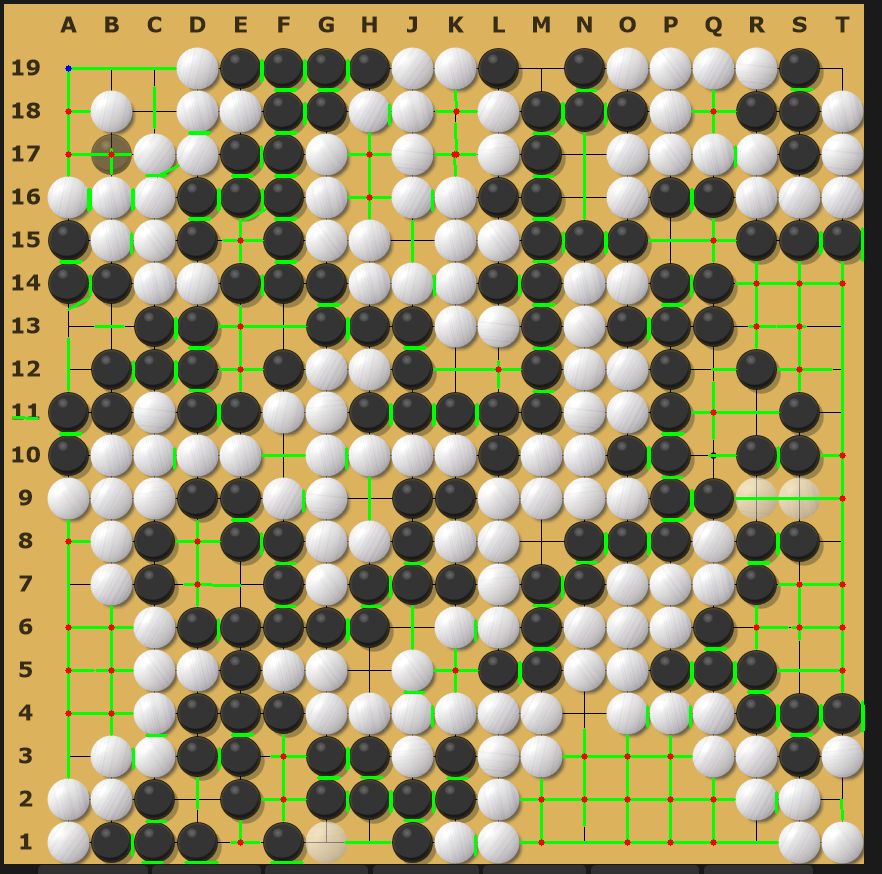
#> input picture intersections_master.png, 882 x 874 px
$ python img_functions_analog.py ../intersections_master.png
#> lines starting #> are read from the running program, lines starting #| are printed output that depends on the picture; after the words box and inside, x2 and y2 are one past the last pixel; in counts of white or black regions, pixels touching at a corner belong together
import cv2
import numpy as np

## first commented area is old approach, new one begins below
##these functions will help me generalize the algo.
#
## I need a procedure for what to do when I can't detect edges or find a rectangle
##    I think first I'll try more blur, but then I'll probably default to what I'm doing now -- hope it's a screenshot
#
#def four_point_transform(image, pts):
#    # Obtain a consistent order of the points and unpack them
#    rect = order_points(pts)
#    (tl, tr, br, bl) = rect
#
#    # Compute the width and height of the new image
#    widthA = np.sqrt(((br[0] - bl[0]) ** 2) + ((br[1] - bl[1]) ** 2))
#    widthB = np.sqrt(((tr[0] - tl[0]) ** 2) + ((tr[1] - tl[1]) ** 2))
#    maxWidth = max(int(widthA), int(widthB))
#
#    heightA = np.sqrt(((tr[0] - br[0]) ** 2) + ((tr[1] - br[1]) ** 2))
#    heightB = np.sqrt(((tl[0] - bl[0]) ** 2) + ((tl[1] - bl[1]) ** 2))
#    maxHeight = max(int(heightA), int(heightB))
#
#    # Set the destination points for the perspective transform
#    dst = np.array([
#        [0, 0],
#        [maxWidth - 1, 0],
#        [maxWidth - 1, maxHeight - 1],
#        [0, maxHeight - 1]], dtype="float32")
#
#    # Compute the perspective transform matrix and apply it
#    M = cv2.getPerspectiveTransform(rect, dst)
#    warped = cv2.warpPerspective(image, M, (maxWidth, maxHeight))
#
#    return warped
#
#def order_points(pts):
#    # Initialize a list of coordinates that will be ordered
#    rect = np.zeros((4, 2), dtype="float32")
#
#    # The top-left point will have the smallest sum,
#    # the bottom-right will have the largest sum
#    s = pts.sum(axis=1)
#    rect[0] = pts[np.argmin(s)]
#    rect[2] = pts[np.argmax(s)]
#
#    # The top-right point will have the smallest difference,
#    # the bottom-left will have the largest difference
#    diff = np.diff(pts, axis=1)
#    rect[1] = pts[np.argmin(diff)]
#    rect[3] = pts[np.argmax(diff)]
#
#    return rect
#
#def detect_board_edges(image):
#    # Convert to grayscale
#    gray = cv2.cvtColor(image, cv2.COLOR_BGR2GRAY)
#
#    # Apply GaussianBlur to reduce noise and improve edge detection
#    blurred = cv2.GaussianBlur(gray, (5, 5), 0)
#
#    # Use Canny edge detector
#    edged = cv2.Canny(blurred, 50, 150)
#
#    # Find contours
#    contours, _ = cv2.findContours(edged.copy(), cv2.RETR_EXTERNAL, cv2.CHAIN_APPROX_SIMPLE)
#
#    # Assume the largest contour is the board
#    if len(contours) == 0:
#        return None
#
#    largest_contour = max(contours, key=cv2.contourArea)
#
#    # Approximate the contour to a polygon
#    peri = cv2.arcLength(largest_contour, True)
#    approx = cv2.approxPolyDP(largest_contour, 0.02 * peri, True)
#
#    # If the polygon has 4 vertices, we have found the board
#    if len(approx) == 4:
#        return approx.reshape((4, 2))
#
#    return None
#
##if __name__=='__main__':
##    import sys
##    import os
##    # Example usage:
##    image = cv2.imread(sys.argv[1])
##    board_edges = detect_board_edges(image)
##
##    if board_edges is not None:
##        warped = four_point_transform(image, board_edges)
##        cv2.imshow("Warped", warped)
##        cv2.waitKey(0)
##        cv2.destroyAllWindows()
##    else:
##        print("Board edges not detected")


## begin claude response which is clearly wrong at certain points

import cv2
import numpy as np
import math

#class GoBoardDetector:
#    def __init__(self, debug=False):
#        self.debug = debug

def preprocess_image( image):
    """
        Preprocess the input image for board detection
        Args:
            image (np.ndarray): Input image
        Returns:
            np.ndarray: Preprocessed grayscale image
        """
    # Convert to grayscale
    gray = cv2.cvtColor(image, cv2.COLOR_BGR2GRAY)

    # Apply adaptive thresholding to handle different lighting conditions
    thresh = cv2.adaptiveThreshold(
            gray, 255,
            cv2.ADAPTIVE_THRESH_GAUSSIAN_C,
            cv2.THRESH_BINARY_INV,
            81,8
        )

    return thresh

def find_board_contours( preprocessed_image):
    """
        Find potential board contours
        Args:
            preprocessed_image (np.ndarray): Preprocessed image
        Returns:
            list: Sorted contours by area
        """
    # Find contours
    contours, _ = cv2.findContours(
            preprocessed_image,
            cv2.RETR_EXTERNAL,
            cv2.CHAIN_APPROX_SIMPLE
        )

    # Sort contours by area, largest first
    sorted_contours = sorted(contours, key=cv2.contourArea, reverse=True)

    # Filter for quadrilateral shapes
    board_candidates = []
    for contour in sorted_contours:
            perimeter = cv2.arcLength(contour, True)
            approx = cv2.approxPolyDP(contour, 0.02 * perimeter, True)

            # Look for quadrilateral with 4 points
            if len(approx) == 4:
                board_candidates.append(approx)

    return board_candidates

# [21 lines left out: function order_points, not called in this run]
import cv2
import numpy as np
import cv2
import numpy as np

def perspective_transform(image, points, scale=1.0):
    """
    Apply perspective transform to straighten board with an adjustable size.

    Args:
        image (np.ndarray): Input image
        points (np.ndarray): Points defining board corners
        scale (float): Scaling factor for expanding the board shape

    Returns:
        np.ndarray: Transformed board image
    """
    # Order points correctly
    rect = points.reshape(4, 2)

    # Compute the center of the quadrilateral
    center = np.mean(rect, axis=0)

    # Expand points outward while keeping the shape centered
    expanded_rect = center + (rect - center) * scale

    # Compute new width and height after expansion
    widthA = np.linalg.norm(expanded_rect[2] - expanded_rect[3])  # Bottom width
    widthB = np.linalg.norm(expanded_rect[1] - expanded_rect[0])  # Top width
    max_width = max(int(widthA), int(widthB))

    heightA = np.linalg.norm(expanded_rect[1] - expanded_rect[2])  # Right height
    heightB = np.linalg.norm(expanded_rect[0] - expanded_rect[3])  # Left height
    max_height = max(int(heightA), int(heightB))

    # Define the destination points for perspective transformation
    dst = np.array([
        [0, 0],
        [max_width - 1, 0],
        [max_width - 1, max_height - 1],
        [0, max_height - 1]
    ], dtype="float32")

    # Compute perspective transform matrix
    M = cv2.getPerspectiveTransform(expanded_rect, dst)
    warped = cv2.warpPerspective(image, M, (max_width, max_height))

    return warped


# [149 lines left out: functions detect_intersections, detect_pieces, detect_board, main, not called in this run]

if __name__ == '__main__':
    import sys

    # Example usage:
    image = cv2.imread(sys.argv[1])
#> image is the input picture: shape (874, 882, 3); mean B, G, R 104.2, 150, 160.6

    # Preprocess image
    preprocessed = preprocess_image(image)
#> in preprocess_image, `gray = cv2.cvtColor(image, cv2.COLOR_BGR2GRAY)`:
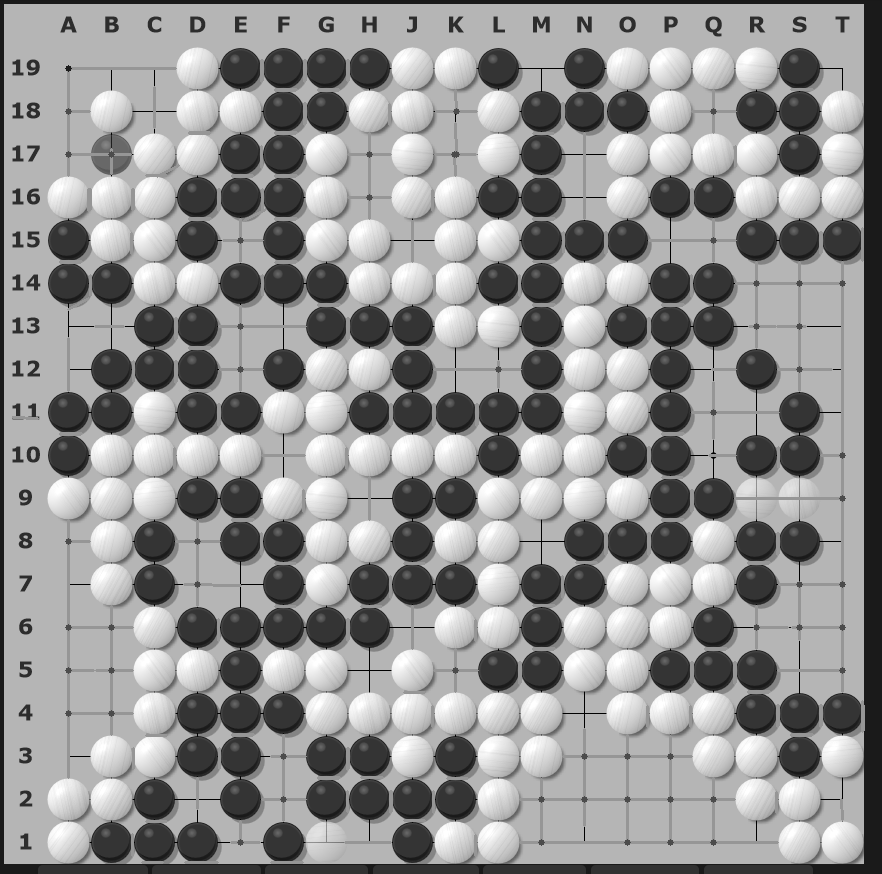
#> gray: shape (874, 882); min 0, max 255, mean 147.8
#> in preprocess_image, `thresh = cv2.adaptiveThreshold( gray, 255, cv2.ADAPTIVE_THRESH_GAUSSIA..`:
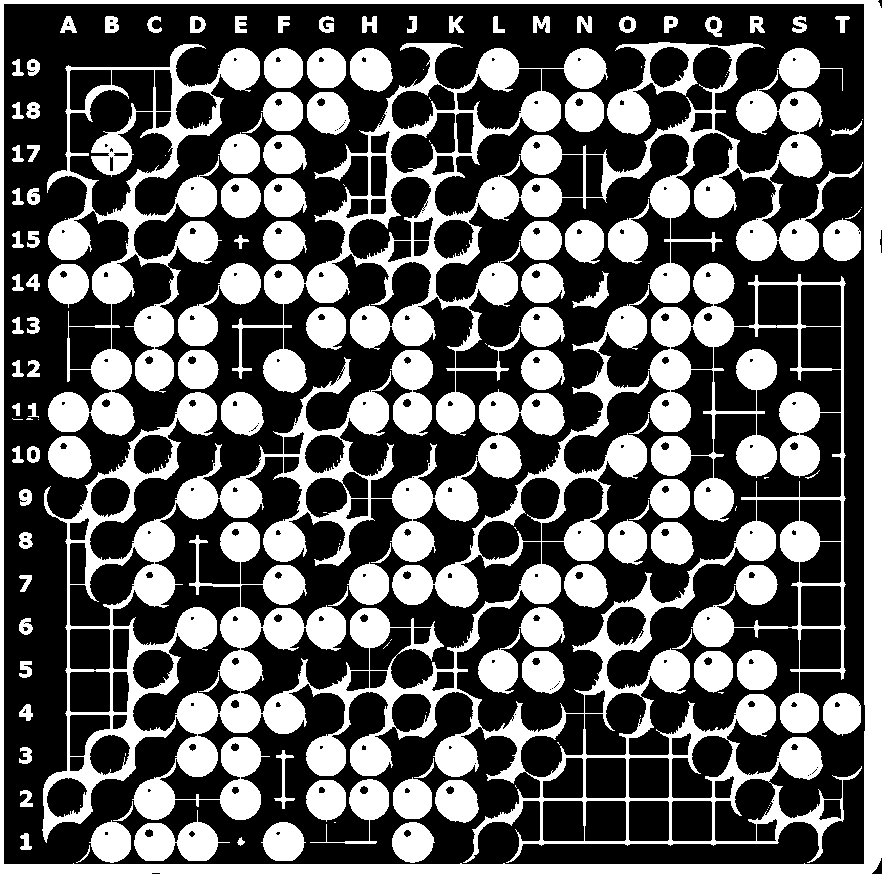
#> thresh: shape (874, 882); 37.2% white; 171 white regions (56 under 20 px)

    # Find board contours
    board_candidates = find_board_contours(preprocessed)
#> in find_board_contours, `contours, _ = cv2.findContours( preprocessed_image, cv2.RETR_EXTERNAL,..`: contours = 1 contour; box (x1, y1, x2, y2) and area: (0, 0, 882, 874) 768994
#> in find_board_contours, `sorted_contours = sorted(contours, key=cv2.contourArea, reverse=True)`: sorted_contours has the same summary as contours
#> the loop in find_board_contours, `for contour in sorted_contours:` made 1 pass
#> (perimeter, approx) on pass 1: (3503.7, [[0, 0], [0, 873], [876, 868], [878, 0]])
#> after the loop in find_board_contours, `for contour in sorted_contours:`: board_candidates = [[[0, 0], [0, 873], [876, 868], [878, 0]]]
#> board_candidates = [[[0, 0], [0, 873], [876, 868], [878, 0]]]

    # If no board found, return None
    if not board_candidates:
        print('no candidates')

    # Use the first (largest) board candidate
    board_points = board_candidates[0]
#> board_points = [[0, 0], [0, 873], [876, 868], [878, 0]]

    # Apply perspective transform
    warped_board = perspective_transform(image, board_points,scale=1.4)
#> in perspective_transform, `center = np.mean(rect, axis=0)`: center = [438.5, 435.2]
#> in perspective_transform, `expanded_rect = center + (rect - center) * scale`: expanded_rect = [[-175.4, -174.1], [-175.4, 1048.1], [1051, 1041.1], [1053.8, -174.1]]
#> in perspective_transform, `widthA = np.linalg.norm(expanded_rect[2] - expanded_rect[3])`: widthA = 1215.2
#> in perspective_transform, `widthB = np.linalg.norm(expanded_rect[1] - expanded_rect[0])`: widthB = 1222.2
#> in perspective_transform, `max_width = max(int(widthA), int(widthB))`: max_width = 1222
#> in perspective_transform, `heightA = np.linalg.norm(expanded_rect[1] - expanded_rect[2])`: heightA = 1226.4
#> in perspective_transform, `heightB = np.linalg.norm(expanded_rect[0] - expanded_rect[3])`: heightB = 1229.2
#> in perspective_transform, `max_height = max(int(heightA), int(heightB))`: max_height = 1229
#> in perspective_transform, `dst = np.array([ [0, 0], [max_width - 1, 0], [max_width - 1, max_heigh..`: dst = [[0, 0], [1221, 0], [1221, 1228], [0, 1228]]
#> (the run stopped early here; a loop or call above may not have finished)
